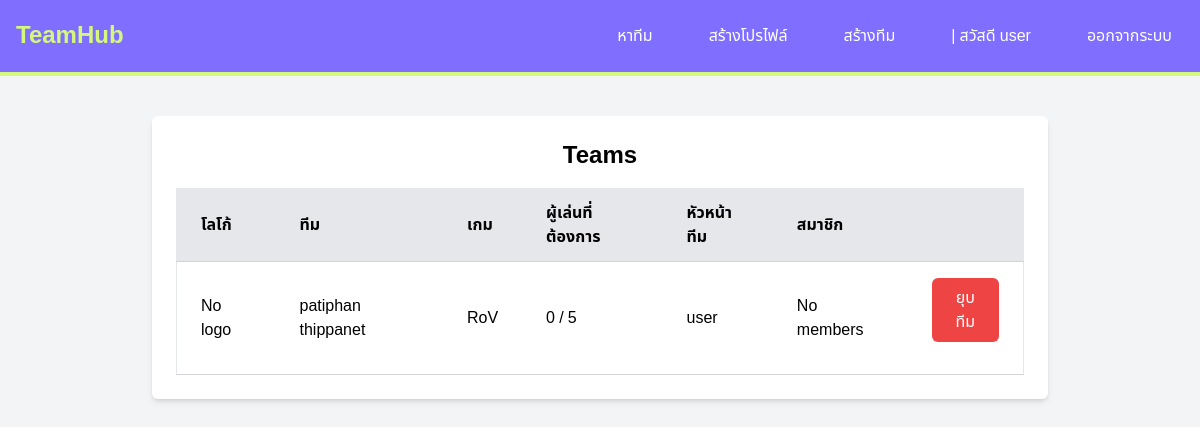
Before: /my_team/ (signed in) with the older database file.
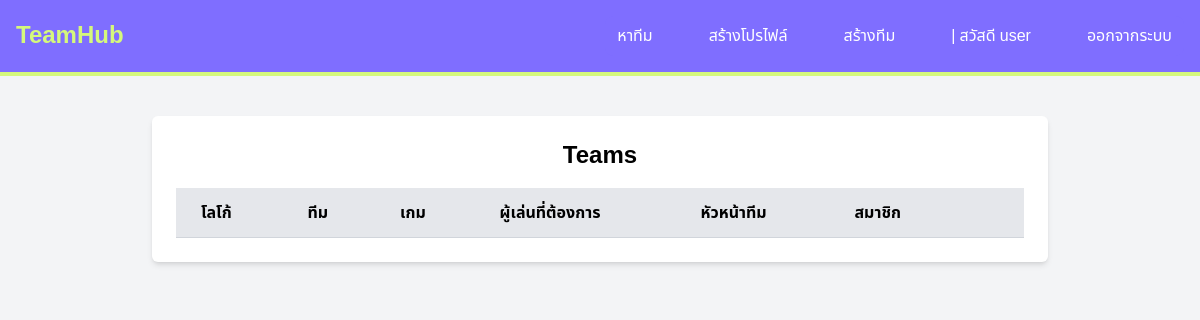
After: the same page with the newer database file.
### myesportapp/models.py (models this page shows, shortened)
class Team(models.Model):
    member = models.ForeignKey(User, on_delete=models.CASCADE, null=True, blank=False)
    name = models.CharField(max_length=100, null=True, blank=False)
    game = models.ForeignKey(Game, on_delete=models.CASCADE, null=True, blank=False)
    required_rank_min = models.CharField(max_length=100, null=True, blank=True)
    required_rank_max = models.CharField(max_length=100, null=True, blank=True)
    members_needed = models.IntegerField( null=True, blank=False)
    additional_details = models.TextField( null=True, blank=False)
    logo = models.ImageField(upload_to='team_logos/', blank=True, null=True)

class Game(models.Model):
    name = models.CharField(max_length=100, null=True, blank=False)
    rank1 = models.CharField(max_length=100, null=True, blank=False)
    rank2 = models.CharField(max_length=100,  null=True, blank=False)
    rank3 = models.CharField(max_length=100,  null=True, blank=False)
    rank4 = models.CharField(max_length=100,  null=True, blank=False)
    rank5 = models.CharField(max_length=100,  null=True, blank=False)
    rank6 = models.CharField(max_length=100,  null=True, blank=False)
    rank7 = models.CharField(max_length=100,  null=True, blank=False)
    rank8 = models.CharField(max_length=100, null=True, blank=False)
    rank9 = models.CharField(max_length=100,  null=True, blank=False)

### myesportapp/views.py (the view)
# urls.py: path('my_team/', my_team, name='my_team'),
def my_team(request):
    current_user = request.user
    teams = (Team.objects.filter(members__user=current_user) |
             Team.objects.filter(member=current_user)).distinct()
    for team in teams:
        member_count = team.members.count()
        team.total_members = member_count
    context = {
        'teams': teams,
    }
    return render(request, 'my_team.html', context)

### myesportapp/templates/my_team.html (shortened to what this page needs)
<body class="bg-gray-100">
    {% include 'components/navbar.html' %}
    <div class="container mx-auto my-10">
        <div class="max-w-4xl mx-auto bg-white p-6 rounded-md shadow-md">
            <h1 class="text-2xl font-bold mb-4 text-center">Teams</h1>
            <div class="overflow-x-auto">
                <table class="min-w-full bg-white border">
                    <thead>
                        <tr class="bg-gray-200">
                            <th class="py-3 px-6 border-b border-gray-300 text-left font-semibold">โลโก้</th>
                            <th class="py-3 px-6 border-b border-gray-300 text-left font-semibold">ทีม</th>
                            <th class="py-3 px-6 border-b border-gray-300 text-left font-semibold">เกม</th>
                            <th class="py-3 px-6 border-b border-gray-300 text-left font-semibold">ผู้เล่นที่ต้องการ</th>
                            <th class="py-3 px-6 border-b border-gray-300 text-left font-semibold">หัวหน้าทีม</th>
                            <th class="py-3 px-6 border-b border-gray-300 text-left font-semibold">สมาชิก</th>
                            <th class="py-3 px-6 border-b border-gray-300 text-left font-semibold"></th>
                        </tr>
                    </thead>
                    <tbody>
                        {% for team in teams %}
                        <tr>
                            <td class="py-4 px-6 border-b border-gray-300">
                                {% if team.logo %}
                                <img src="{{ team.logo.url }}" alt="{{ team.name }} logo" class="w-16 h-16 object-cover rounded-full">
                                {% else %}
                                <span>No logo</span>
                                {% endif %}
                            </td>
                            <td class="py-4 px-6 border-b border-gray-300">{{ team.name }}</td>
                            <td class="py-4 px-6 border-b border-gray-300">{{ team.game.name }}</td>
                            <td class="py-4 px-6 border-b border-gray-300">
                                {{ team.total_members }} / {{ team.members_needed }}
                            </td>
                            <td class="py-4 px-6 border-b border-gray-300">{{ team.member.username }}</td>
                            <td class="py-4 px-6 border-b border-gray-300">
                                {% for member in team.members.all %}
                                <div class="flex items-center mb-1">
                                    <span>{{ member.user.username }}</span>
                                    <a href="{% url 'user_profile' user_id=member.user.id %}" class="ml-2 inline-block bg-gray-200 text-gray-800 px-2 py-1 rounded-md text-sm hover:bg-gray-300">View Profile</a>
                                </div>
                                {% empty %}
                                <span>No members</span>
                                {% endfor %}
                            </td>
                            <td class="py-4 px-6 border-b border-gray-300">
                                <form method="post" action="{% url 'leave_team' team.id %}">
                                    <button type="submit" class="bg-red-500 text-white px-4 py-2 rounded-md hover:bg-red-600">
                                        {% if request.user == team.member %}
                                        ยุบทีม
                                        {% else %}
                                        ออกจากทีม
                                        {% endif %}
                                    </button>
                                </form>
                            </td>
                        </tr>
                        {% endfor %}
                    </tbody>
                </table>
            </div>
        </div>
    </div>
</body>

Changed rows visible on the page:
removed Team: shows "No logo", name "patiphan thippanet", game.name "RoV", total_members "0", members_needed "5", member.username "user", shows "ยุบทีม"
